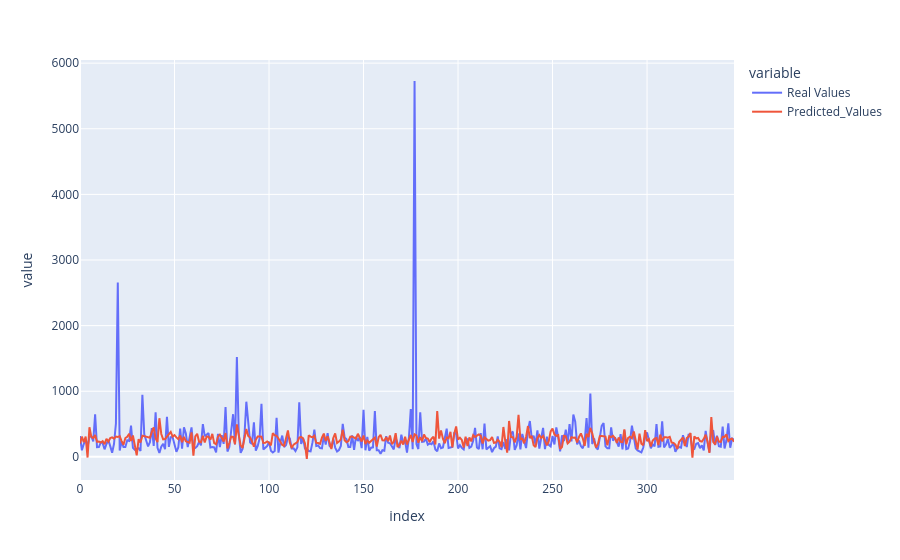

Notebook cell for this chart:
### Code cell
df_lasso = pd.DataFrame({'Real Values': y_test, 'Predicted_Values': y_pred})

import plotly.express as px

fig = px.line(df_lasso, y=['Real Values', 'Predicted_Values'])
fig.show()

### Figure 1 — Plotly figure (JSON) as saved in the notebook; plotly's stock layout.template omitted (floating-point values rounded to 4 significant figures; data arrays with more than 128 entries replaced by an {"elided": "..."} marker saying what was removed)
{"data": [{"hovertemplate": "variable=Real Values<br>index=%{x}<br>value=%{y}<extra></extra>", "legendgroup": "Real Values", "line": {"color": "#636efa", "dash": "solid"}, "marker": {"symbol": "circle"}, "mode": "lines", "name": "Real Values", "orientation": "v", "showlegend": true, "type": "scatter", "x": {"elided": "347 int values"}, "xaxis": "x", "y": {"elided": "347 float values"}, "yaxis": "y"}, {"hovertemplate": "variable=Predicted_Values<br>index=%{x}<br>value=%{y}<extra></extra>", "legendgroup": "Predicted_Values", "line": {"color": "#EF553B", "dash": "solid"}, "marker": {"symbol": "circle"}, "mode": "lines", "name": "Predicted_Values", "orientation": "v", "showlegend": true, "type": "scatter", "x": {"elided": "347 int values"}, "xaxis": "x", "y": {"elided": "347 float values"}, "yaxis": "y"}], "layout": {"legend": {"title": {"text": "variable"}, "tracegroupgap": 0}, "margin": {"t": 60}, "xaxis": {"anchor": "y", "domain": [0, 1], "title": {"text": "index"}}, "yaxis": {"anchor": "x", "domain": [0, 1], "title": {"text": "value"}}}}
